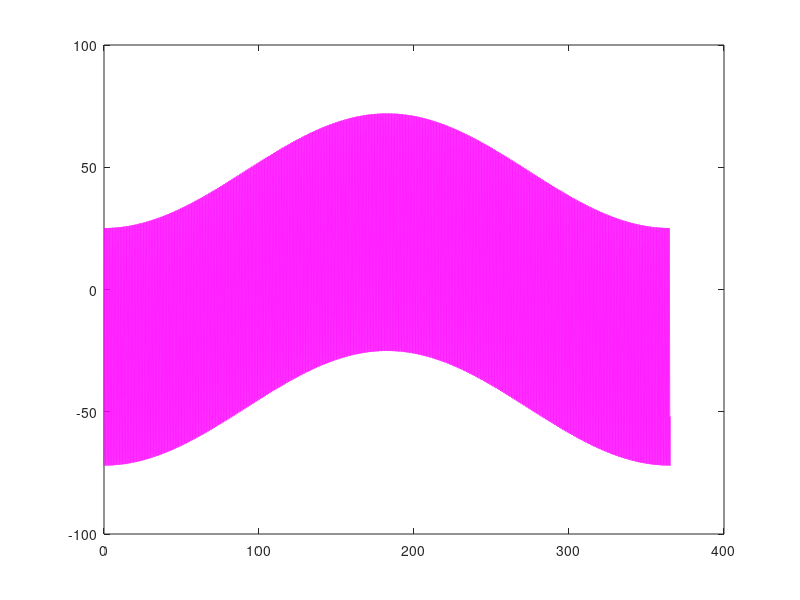

MATLAB code to generate this figure: (Note: this script raises an error after producing the figure.)
clear all; clc; close all; format short;

interval = 1e6;
xt = linspace(0, 2*pi*365.15, interval);
xd = linspace(0, 2*pi, interval);

axis = 23.435; %earth axis tilt
lambda = 41.433; %latitude
delta = (deg2rad(axis))*sin(xd-pi/2);

disp("--- LOCATION ---------------------")
disp("Latitude: " + lambda + char(176))
fprintf("\n")

y = deg2rad(90-lambda)*sin(xt-pi/2);
xh = xd/(2*pi)*365.15;
yd = rad2deg(y) + rad2deg(delta);

figure(1)
plot(xh, yd, "-m", "LineWidth", 1)
yline(0, "-k", "LineWidth", 1.5);
yline(-6, "-b", "LineWidth", 2);
yline(-12, "-g", "LineWidth", 2);
yline(-18, "-r", "LineWidth", 2);
yline(90, "-.r", "LineWidth", 1.5);
xline(90, "-k", "LineWidth", 1);
xline(182, "-k", "LineWidth", 1);
xline(276, "-k", "LineWidth", 1);
xlim([0, 365.15])
set(gcf, "Name", "Solar altitude")

xtxt = [15, 106.25, 197.5, 288.75];
ytxt = linspace(75, 75, 4);
str = ["Winter", "Spring", "Summer", "Fall"]; 
text(xtxt, ytxt, str, "FontSize", 12)
legend("Sun path", "Official rise/set", "Civil rise/set", "Nautical rise/set", "Astronomical rise/set", "Zenith")

hour = 0;
for i = 1:length(yd)
    if yd(i) >= 0
        hour = hour + 365.15/interval;
    end
end
disp("--- YEAR -------------------------")
disp("Average sun hour: " + hour + " day")
fprintf("\n")

win = 0;
for i = 1:round(90/365.15*interval)
    if yd(i) >= 0
        win = win + 365.15/interval;
    end
end
disp("--- WINTER -----------------------")
disp("Average sun hour in winter: " + win + " day")
disp("Average sun hour per day in winter: " + win/90*24 + " h")
fprintf("\n")

spr = 0;
for i = round(90/365.15*interval):round(182/365.15*interval)
    if yd(i) >= 0
        spr = spr + 365.15/interval;
    end
end
disp("--- SPRING -----------------------")
disp("Average sun hour in spring: " + spr + " day")
disp("Average sun hour per day in spring: " + spr/(182 - 90)*24 + " h")
fprintf("\n")

sum = 0;
for i = round(182/365.15*interval):round(276/365.15*interval)
    if yd(i) >= 0
        sum = sum + 365.15/interval;
    end
end
disp("--- SUMMER -----------------------")
disp("Average sun hour in summer: " + sum + " day")
disp("Average sun hour per day in summer: " + sum/(276 - 183)*24 + " h")
fprintf("\n")

fall = 0;
for i = round(276/365.15*interval):round(365.15/365.15*interval)
    if yd(i) >= 0
        fall = fall + 365.15/interval;
    end
end
disp("--- FALL -------------------------")
disp("Average sun hour in fall: " + fall + " day")
disp("Average sun hour per day in fall: " + fall/(365.15 - 276)*24 + " h")
fprintf("\n")

diary = [0];
day = 0;
for i = 1:interval
    if yd(i) >= 0
        day = day + 365.15/interval;
    else
        if day ~= 0
            diary(end + 1) = day;
            day = 0;
        end
    end
end
diary(diary == 0) = []; diary = 24*diary; low = max(yd) - 2*axis; shp = 1/tan(deg2rad(max(yd))); shl = 1/tan(deg2rad(low)); 
disp("--- GENERAL DATA -----------------")
disp("Longest day: " + max(diary) + " h        Highest azimut: " + max(yd) + char(176) + "        Shadow ratio: " + shp)
disp("Shortest day: " + min(diary) + " h        Lowest azimut:  " + low + char(176) + "        Shadow ratio: " + shl)
fprintf("\n")
disp("---------------------------------------------------------------------------------------")
fprintf("\n")

figure(2)
xx = [1:length(diary); 1:length(diary)];
yy = [diary; diary];
zz = zeros(size(xx));
hs = surf(xx, yy, zz, yy, "EdgeColor", "interp", "LineWidth", 3);
xlim([1, 365])
set(gcf, "Name", "Hours of sun")
view(2)
colorbar; colormap(hsv);

azi = [0];
counter = 1;
for counter = 1:365
    i = [round(1e6/365.15*(counter - 1)) + 1 : round(1e6/365.15*(counter))];
        azi(end + 1) = max(yd(i));
end
azi(azi == 0) = [];

figure(3)

xx = [1:length(azi); 1:length(azi)];
yy = [azi; azi];
zz = zeros(size(xx));
hs = surf(xx, yy, zz, yy, "EdgeColor", "interp", "LineWidth", 3);
xlim([1, 365])
set(gcf, "Name", "Daily altitude at azimut")
view(2)
yline(90, "-.", "Color", "#FF5100", "LineWidth", 1.5);
xtxt = [20, 20];
ytxt = [90-5, 90-8];
str = ["Max altitude = " + max(yd) + char(176), "Min altitude =  " + low + char(176)]; 
text(xtxt, ytxt, str, "FontSize", 12)
colorbar; colormap(jet);

shadow = tan(deg2rad(azi)).^(-1);

if lambda > 66.564
    shadow(shadow <= 0) = [NaN];
end

figure(4)
plot(1:365, shadow, "-k", "LineWidth", 2)
area(shadow)
color = [0 0.5 1];
colororder(color)
xlim([1, 365.15])
yline(0, "-.k", "LineWidth", 1.5);
set(gcf, "Name", "Shadow ratio at azimut")
